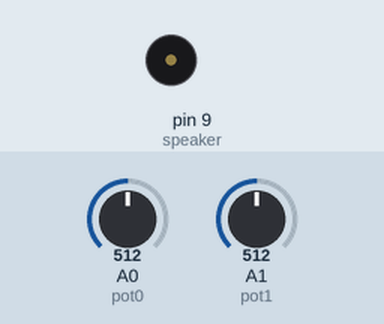
The sketch below on a simulated Arduino Uno, built with avr-gcc and run on an emulated ATmega328P. Parts: buzzer (waves = sounding). The test bench sets the inputs (shaded band); at power-on: A0 (pot0) = 512, A1 (pot1) = 512.

Above: at 1.8 s.
1.9 s: A0 (pot0) set to 122
At 2.5 s:
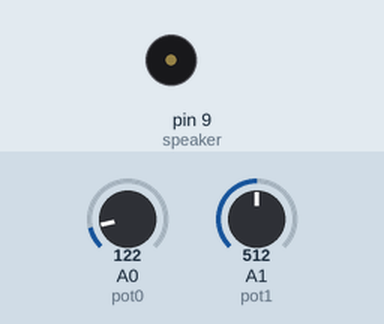
5.4 s: A1 (pot1) set to 122
At 6.03 s:
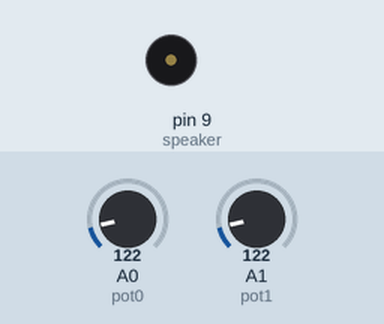
8.9 s: A0 (pot0) set to 0
At 10.2 s:
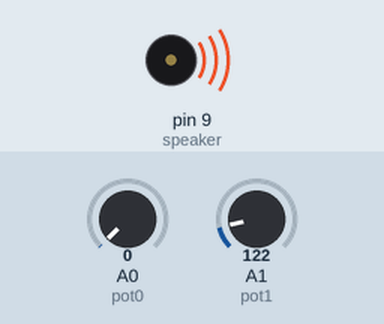
Timing chart, 0 to 11.9 s (numbered marks = the images above; inputs shaded):
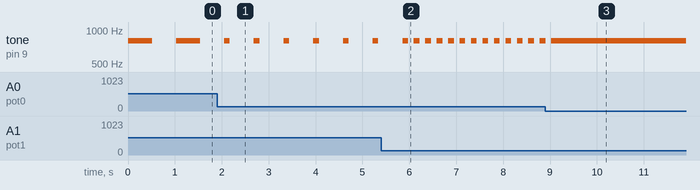

The sketch:

EX_2.ino
```cpp
/**********************************************************************************
**                                                                               **
**                                  Projecte 4. Sirena                           **
**                                                                               **
**                                 Programa 2                                    **
**                                                                               **
**********************************************************************************/
// Raúl Martos


const int speaker = 9;        // Speaker pin 9
const int pot0 = A0;         //  Potenciometre 0 pin A0
const int pot1 = A1;         // Potenciometre 1 pin A1
int valorPot0;                 // guardar valor Potenciometre 0
int valorPot1;                // guardar valor Potenciometre 1


void setup()
{
  pinMode(speaker, OUTPUT);   // speaker sortida
  pinMode(pot0, INPUT);       // potenciometre 0 Entrada
  pinMode(pot1, INPUT);       // Potenciometre 1 Entrada
}


void loop()
{
  valorPot0 = analogRead(pot0);   // llegir valor potenciòmetre 0
  valorPot1 = analogRead(pot1);   // llegir valor potenciòmetre 1

  tone(speaker, 800, valorPot0);    // El so dura el valor del potenciometre 0
  delay(valorPot0 + valorPot1);  // El delay es fa amb el potenciometre 1 + el valor del potenciometre 0
}


// El potenciometre 0 el que fa és fe mes llarg o mes curt el so del speaker mentres que el potenciometre 1 el que fa és posar més delay o menys entre els sons.
```

Measured:
- after the input at 1.9 s, tone on pin 9 (speaker): alternates 800 Hz for 0.12 s and silent for 0.51 s, starting after 0.27 s
- after the input at 5.4 s, tone on pin 9 (speaker): alternates 800 Hz for 0.12 s and silent for 0.12 s, starting after 0.70 s
- after the input at 8.9 s, tone on pin 9 (speaker): goes on until 9.0 s, then stays 800 Hz
- by itself, tone on pin 9 (speaker): alternates 800 Hz for 0.51 s and silent for 0.51 s
